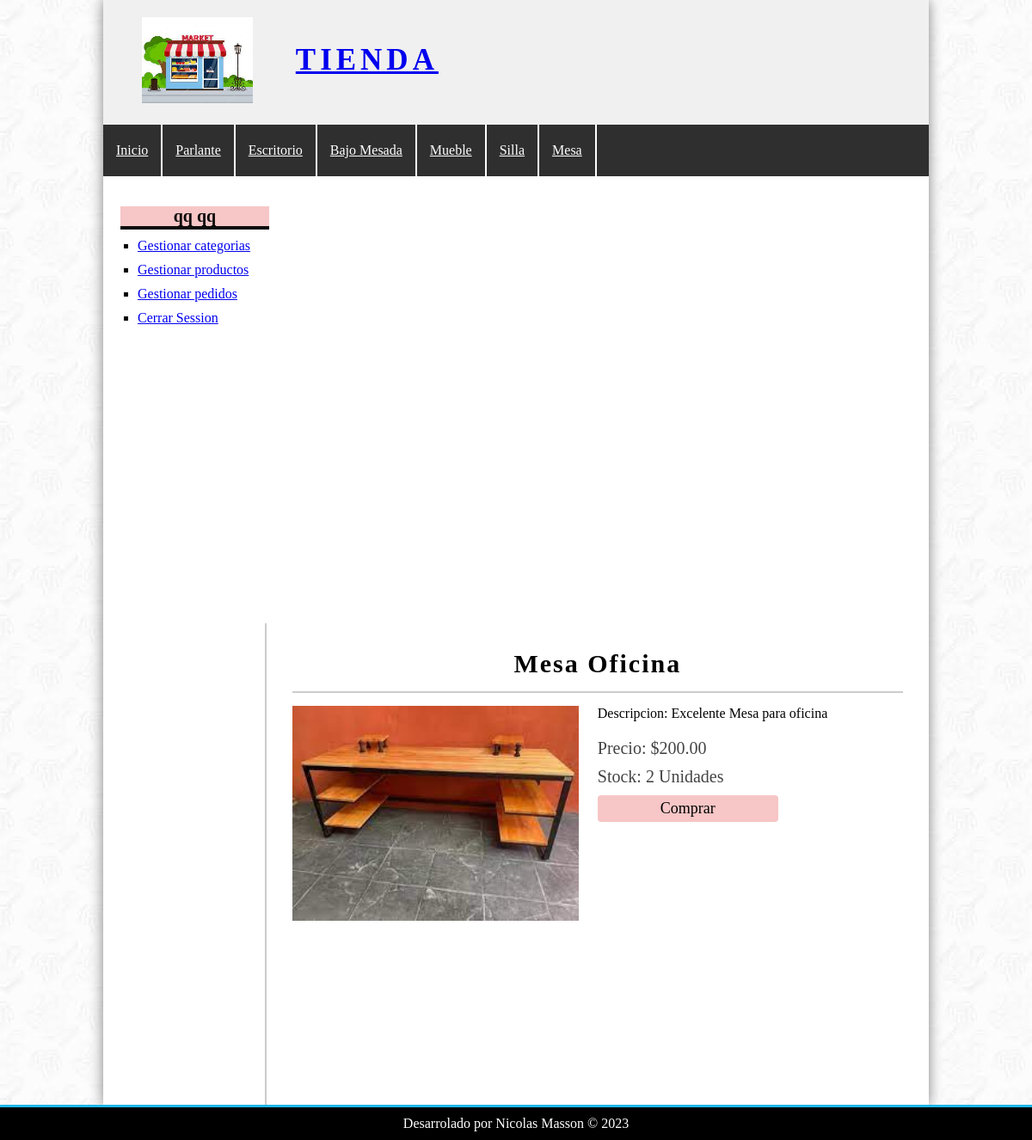
The app's page /?controller=producto&accion=ver&id=15 (signed in), older data.
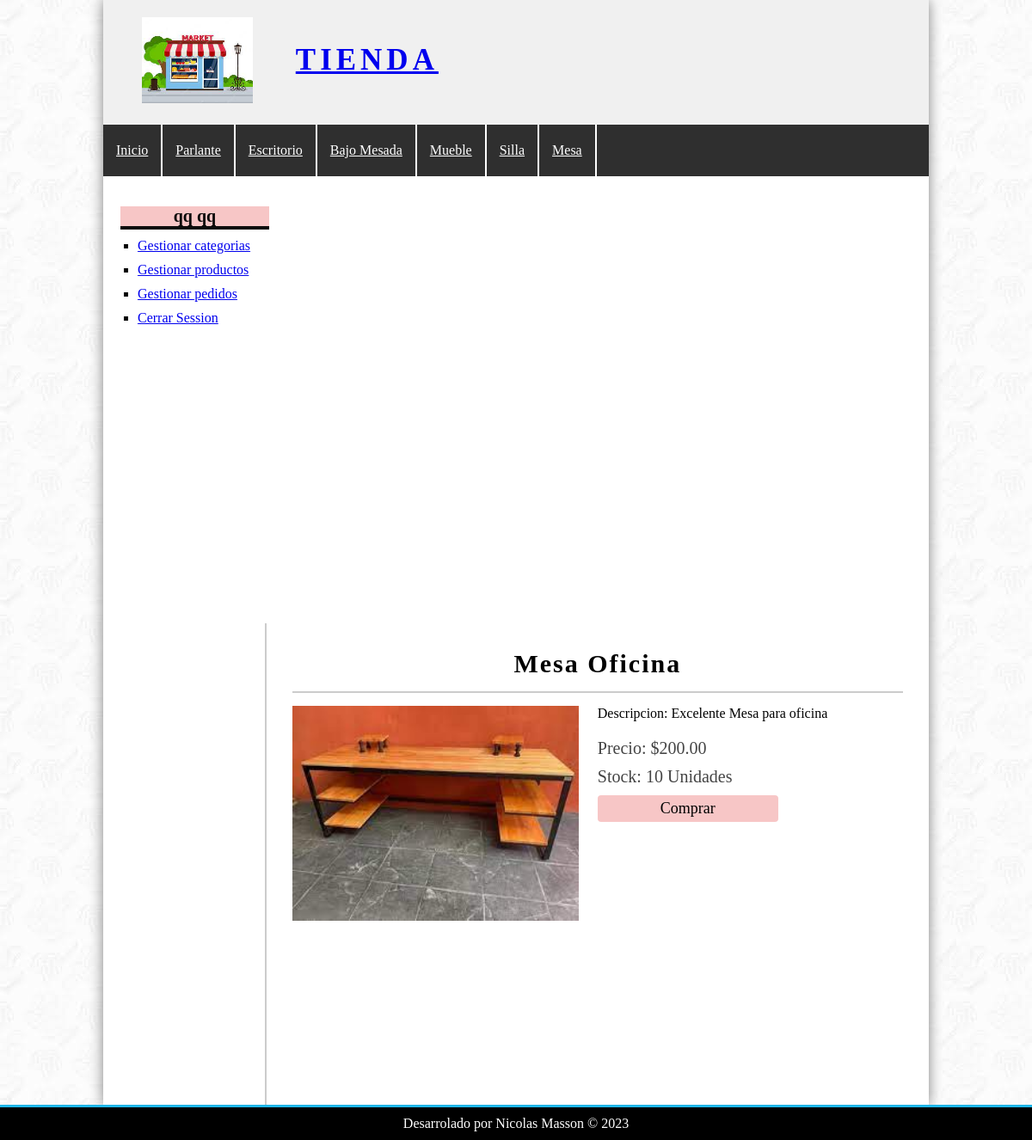
The same page, newer data.
### tables this page shows
CREATE TABLE `productos` (
  `id_Producto` int(11) NOT NULL,
  `id_Categoria` int(11) NOT NULL,
  `nombre` varchar(100) NOT NULL,
  `descripcion` text DEFAULT NULL,
  `precio` float(100,2) NOT NULL,
  `stock` int(100) NOT NULL,
  `fecha` date NOT NULL,
  `imagen` varchar(100) NOT NULL
);

### controllers/ProductoController.php (called while the page is built, shortened)
<?php
require_once 'models/producto.php';
class productoController
{
    public function ver()
    {
        if (isset($_GET['id'])) {
            $id = $_GET['id'];
            $producto = new Producto();
            $producto->setId_Producto($id);
            $traerProducto = $producto->getProducto();
        }
        require_once 'views/producto/ver.php';
    }
}
?>

### config/bd.php (called while the page is built)
<?php
class Database{
    public static function conectar(){
        $bd=new mysqli('localhost','root','','tienda');
        $bd->query("SET NAMES 'utf8'");
        return $bd;
    }
}
?>

### models/producto.php (called while the page is built, shortened)
<?php
require_once 'config/bd.php';
class Producto
{
	private $id_Producto;
	private $bd;
	public function __construct()
	{
		$this->bd = Database::conectar();
	}
	function getId_Producto()
	{
		return $this->id_Producto;
	}
	function setId_Producto($id_Producto)
	{
		$this->id_Producto = $id_Producto;
	}
	public function getProducto()
	{
		$getProducto = $this->bd->query("SELECT * FROM productos WHERE id_Producto={$this->getId_Producto()}");
		return $getProducto->fetch_object();
	}
}
?>

### views/producto/ver.php (the view, shortened to what this page needs)
<?php
if (isset($traerProducto)): ?>
    <h1>
        <?= $traerProducto->nombre ?>
    </h1>
    <div id="VerProducto">
        <div class="imagen">
            <?php if ($traerProducto->imagen != null) { ?>
                <img src="<?= base_url ?>/uploads/imagenes/<?= $traerProducto->imagen ?>" alt="Imagen Tienda"  >
            <?php } else { ?>
                <img src="<?= base_url ?>/img/tienda.jpg" alt="Imagen Tienda" >
            <?php }
            ; ?>
        </div>
        <div class="data">
            <p class="descripcion">
                <?= "Descripcion:" . $traerProducto->descripcion ?>
            </p>
            <p class="precio">
                <?= "Precio: $" . $traerProducto->precio ?>
            </p>
            <p class="stock">
                <?= "Stock: " . $traerProducto->stock . " Unidades" ?>
            </p>
            <a href="<?=base_url?>?controller=compra&accion=añadir&id=<?=$traerProducto->id_Producto?>" class="button">Comprar</a>
        </div>
    </div>
    </div>
<?php else: ?>
    <h1>El producto seleccionado no existe</h1>
<?php endif; ?>

Row changes from the older to the newer data that the page shows:
changed productos "Mesa Oficina": stock "2" → "10"
